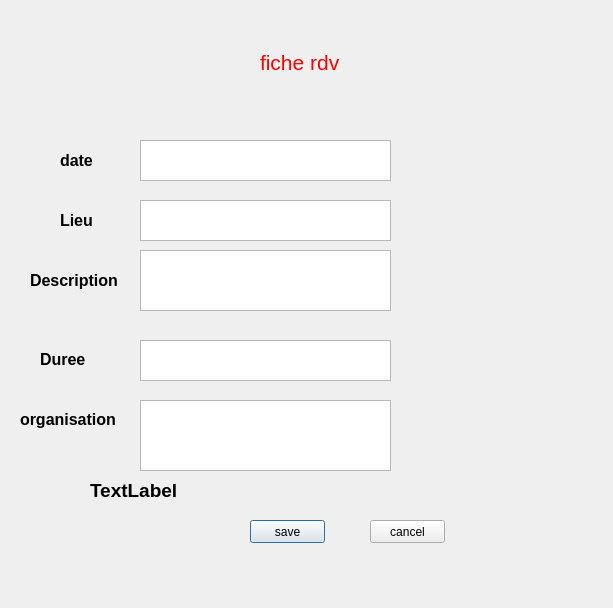
<?xml version="1.0" encoding="UTF-8"?>
<ui version="4.0">
 <class>Dialog</class>
 <widget class="QDialog" name="Dialog">
  <property name="geometry">
   <rect>
    <x>0</x>
    <y>0</y>
    <width>613</width>
    <height>608</height>
   </rect>
  </property>
  <property name="windowTitle">
   <string>Dialog</string>
  </property>
  <widget class="QLabel" name="label">
   <property name="geometry">
    <rect>
     <x>60</x>
     <y>150</y>
     <width>47</width>
     <height>21</height>
    </rect>
   </property>
   <property name="text">
    <string>&lt;html&gt;&lt;head/&gt;&lt;body&gt;&lt;p&gt;&lt;span style=&quot; font-size:12pt; font-weight:600;&quot;&gt;date&lt;/span&gt;&lt;/p&gt;&lt;/body&gt;&lt;/html&gt;</string>
   </property>
  </widget>
  <widget class="QLabel" name="label_2">
   <property name="geometry">
    <rect>
     <x>60</x>
     <y>210</y>
     <width>47</width>
     <height>21</height>
    </rect>
   </property>
   <property name="text">
    <string>&lt;html&gt;&lt;head/&gt;&lt;body&gt;&lt;p&gt;&lt;span style=&quot; font-size:12pt; font-weight:600;&quot;&gt;Lieu&lt;/span&gt;&lt;/p&gt;&lt;/body&gt;&lt;/html&gt;</string>
   </property>
  </widget>
  <widget class="QLabel" name="label_3">
   <property name="geometry">
    <rect>
     <x>30</x>
     <y>270</y>
     <width>91</width>
     <height>21</height>
    </rect>
   </property>
   <property name="text">
    <string>&lt;html&gt;&lt;head/&gt;&lt;body&gt;&lt;p&gt;&lt;span style=&quot; font-size:12pt; font-weight:600;&quot;&gt;Description&lt;/span&gt;&lt;/p&gt;&lt;/body&gt;&lt;/html&gt;</string>
   </property>
  </widget>
  <widget class="QLabel" name="label_4">
   <property name="geometry">
    <rect>
     <x>40</x>
     <y>350</y>
     <width>61</width>
     <height>20</height>
    </rect>
   </property>
   <property name="text">
    <string>&lt;html&gt;&lt;head/&gt;&lt;body&gt;&lt;p&gt;&lt;span style=&quot; font-size:12pt; font-weight:600;&quot;&gt;Duree&lt;/span&gt;&lt;/p&gt;&lt;/body&gt;&lt;/html&gt;</string>
   </property>
  </widget>
  <widget class="QLabel" name="label_5">
   <property name="geometry">
    <rect>
     <x>20</x>
     <y>410</y>
     <width>101</width>
     <height>20</height>
    </rect>
   </property>
   <property name="text">
    <string>&lt;html&gt;&lt;head/&gt;&lt;body&gt;&lt;p&gt;&lt;span style=&quot; font-size:12pt; font-weight:600;&quot;&gt;organisation&lt;/span&gt;&lt;/p&gt;&lt;/body&gt;&lt;/html&gt;</string>
   </property>
  </widget>
  <widget class="QLabel" name="label_6">
   <property name="geometry">
    <rect>
     <x>260</x>
     <y>50</y>
     <width>91</width>
     <height>21</height>
    </rect>
   </property>
   <property name="text">
    <string>&lt;html&gt;&lt;head/&gt;&lt;body&gt;&lt;p&gt;&lt;span style=&quot; font-size:16pt; color:#ff0000;&quot;&gt;fiche rdv&lt;/span&gt;&lt;/p&gt;&lt;/body&gt;&lt;/html&gt;</string>
   </property>
  </widget>
  <widget class="QPushButton" name="save">
   <property name="geometry">
    <rect>
     <x>250</x>
     <y>520</y>
     <width>75</width>
     <height>23</height>
    </rect>
   </property>
   <property name="text">
    <string>save</string>
   </property>
  </widget>
  <widget class="QPushButton" name="cancel">
   <property name="geometry">
    <rect>
     <x>370</x>
     <y>520</y>
     <width>75</width>
     <height>23</height>
    </rect>
   </property>
   <property name="text">
    <string>cancel</string>
   </property>
  </widget>
  <widget class="QLabel" name="errreur">
   <property name="geometry">
    <rect>
     <x>90</x>
     <y>480</y>
     <width>421</width>
     <height>21</height>
    </rect>
   </property>
   <property name="font">
    <font>
     <pointsize>14</pointsize>
     <weight>75</weight>
     <bold>true</bold>
    </font>
   </property>
   <property name="text">
    <string>TextLabel</string>
   </property>
  </widget>
  <widget class="QTextEdit" name="date">
   <property name="geometry">
    <rect>
     <x>140</x>
     <y>140</y>
     <width>251</width>
     <height>41</height>
    </rect>
   </property>
  </widget>
  <widget class="QTextEdit" name="Lieu">
   <property name="geometry">
    <rect>
     <x>140</x>
     <y>200</y>
     <width>251</width>
     <height>41</height>
    </rect>
   </property>
  </widget>
  <widget class="QTextEdit" name="Description">
   <property name="geometry">
    <rect>
     <x>140</x>
     <y>250</y>
     <width>251</width>
     <height>61</height>
    </rect>
   </property>
  </widget>
  <widget class="QTextEdit" name="Duree">
   <property name="geometry">
    <rect>
     <x>140</x>
     <y>340</y>
     <width>251</width>
     <height>41</height>
    </rect>
   </property>
  </widget>
  <widget class="QTextEdit" name="organisation">
   <property name="geometry">
    <rect>
     <x>140</x>
     <y>400</y>
     <width>251</width>
     <height>71</height>
    </rect>
   </property>
  </widget>
 </widget>
 <resources/>
 <connections/>
</ui>
